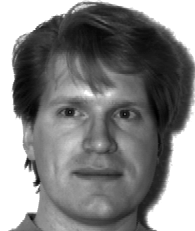
#> input picture model_reduction/esercizio1/YALE/centered/subject01.centerlight.pgm, 195 x 231 px; its folder holds 4 pictures in this run
$ jupyter execute notebook.ipynb   (shell and % lines are left out)
#> lines starting #> are read from the running program, lines starting #| are printed output that depends on the picture
## Package requirements

# Solution of the exercise

In the following we implement flatten the image and perform PCA to map the data to a 2D space.

[cell 1]
import os
import numpy as np
import matplotlib.pyplot as plt
from skimage.io import imread
from skimage.color import rgb2gray
from sklearn.decomposition import PCA
from sklearn.preprocessing import StandardScaler

# Define the path to the Yale face dataset
dataset_path = 'YALE/centered'

# Function to load images and labels
def load_images_from_folder(folder):
#> called with folder = 'YALE/centered'
    images = []
    labels = []
    for filename in os.listdir(folder):
        if filename.endswith('.pgm'):
            img = imread(os.path.join(folder, filename))
#> img is the input picture: shape (231, 195); min 0, max 255, mean 132.1
            if img is not None:
                images.append(img)
                # Assuming the label is the first part of the filename
                label = filename.split('.')[0]
                labels.append(label)
    return images, labels

# Load images and labels
images, labels = load_images_from_folder(dataset_path)

# Flatten images and create the data matrix
data = np.array([img.flatten() for img in images])

# Standardize the data
scaler = StandardScaler()
data = scaler.fit_transform(data)

# Apply PCA
pca = PCA(n_components=2)
principal_components = pca.fit_transform(data)

# Plot the first two principal components with colors representing the labels
plt.figure(figsize=(10, 8))
unique_labels = list(set(labels))
colors = plt.get_cmap('tab20')

for i, label in enumerate(unique_labels):
    indices = [index for index, l in enumerate(labels) if l == label]
    plt.scatter(principal_components[indices, 0], principal_components[indices, 1], label=label, color=colors(i))

plt.xlabel('Principal Component 1')
plt.ylabel('Principal Component 2')
plt.title('PCA of Yale Face Dataset with Labels')
plt.legend()
plt.show()
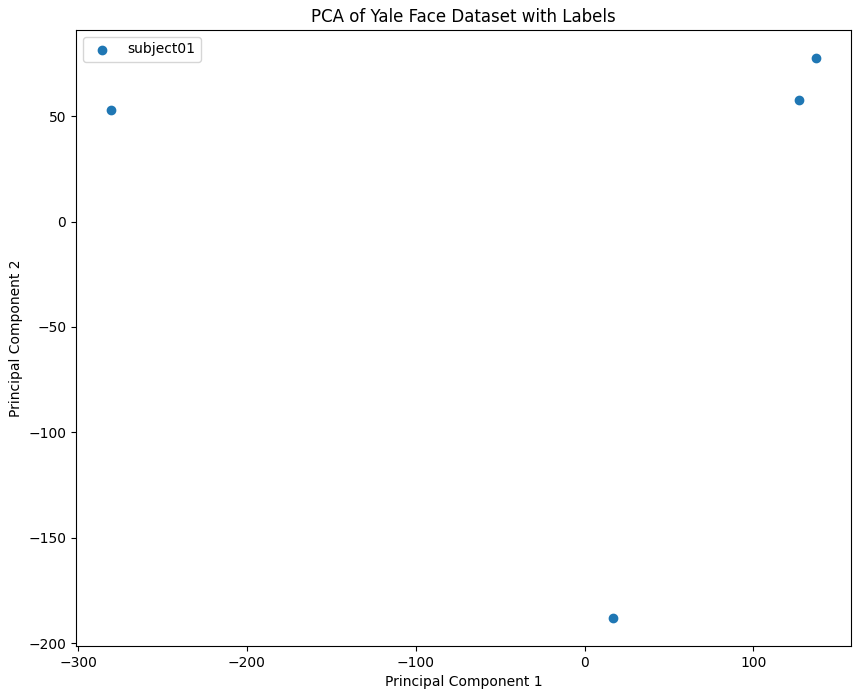
#> figure drawn by matplotlib, 1 panel

# Plot the first two principal components
plt.figure(figsize=(10, 8))
plt.scatter(principal_components[:, 0], principal_components[:, 1])
plt.xlabel('Principal Component 1')
plt.ylabel('Principal Component 2')
plt.title('PCA of Yale Face Dataset without Labels')
plt.show()
